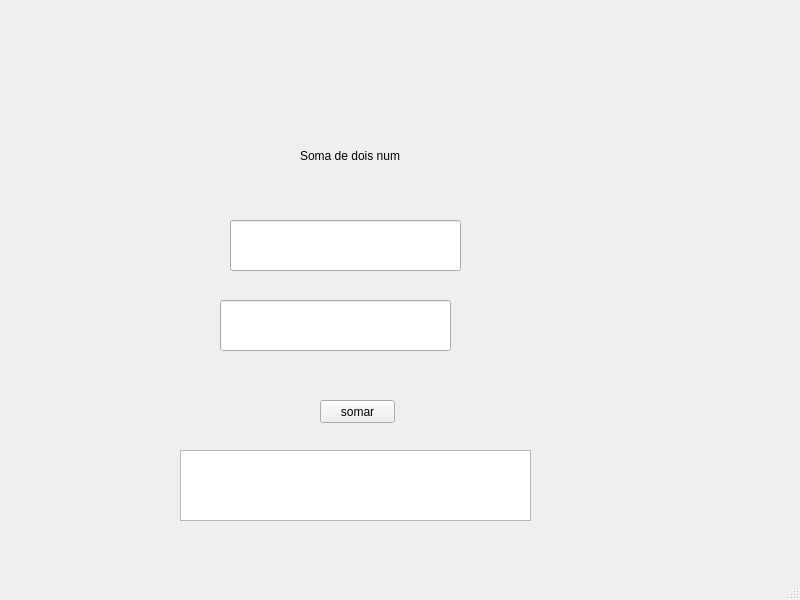
<?xml version="1.0" encoding="UTF-8"?>
<ui version="4.0">
 <class>MainWindow</class>
 <widget class="QMainWindow" name="MainWindow">
  <property name="geometry">
   <rect>
    <x>0</x>
    <y>0</y>
    <width>800</width>
    <height>600</height>
   </rect>
  </property>
  <property name="windowTitle">
   <string>MainWindow</string>
  </property>
  <widget class="QWidget" name="centralwidget">
   <widget class="QLabel" name="label">
    <property name="geometry">
     <rect>
      <x>300</x>
      <y>140</y>
      <width>101</width>
      <height>31</height>
     </rect>
    </property>
    <property name="text">
     <string>Soma de dois num</string>
    </property>
   </widget>
   <widget class="QPushButton" name="pushButton">
    <property name="geometry">
     <rect>
      <x>320</x>
      <y>400</y>
      <width>75</width>
      <height>23</height>
     </rect>
    </property>
    <property name="text">
     <string>somar</string>
    </property>
   </widget>
   <widget class="QTextEdit" name="label_resultado">
    <property name="geometry">
     <rect>
      <x>180</x>
      <y>450</y>
      <width>351</width>
      <height>71</height>
     </rect>
    </property>
    <property name="html">
     <string>&lt;!DOCTYPE HTML PUBLIC &quot;-//W3C//DTD HTML 4.0//EN&quot; &quot;http://www.w3.org/TR/REC-html40/strict.dtd&quot;&gt;
&lt;html&gt;&lt;head&gt;&lt;meta name=&quot;qrichtext&quot; content=&quot;1&quot; /&gt;&lt;style type=&quot;text/css&quot;&gt;
p, li { white-space: pre-wrap; }
&lt;/style&gt;&lt;/head&gt;&lt;body style=&quot; font-family:'MS Shell Dlg 2'; font-size:8.25pt; font-weight:400; font-style:normal;&quot;&gt;
&lt;p style=&quot;-qt-paragraph-type:empty; margin-top:0px; margin-bottom:0px; margin-left:0px; margin-right:0px; -qt-block-indent:0; text-indent:0px;&quot;&gt;&lt;br /&gt;&lt;/p&gt;&lt;/body&gt;&lt;/html&gt;</string>
    </property>
   </widget>
   <widget class="QLineEdit" name="lineEditnum1">
    <property name="geometry">
     <rect>
      <x>230</x>
      <y>220</y>
      <width>231</width>
      <height>51</height>
     </rect>
    </property>
   </widget>
   <widget class="QLineEdit" name="lineEditnum2">
    <property name="geometry">
     <rect>
      <x>220</x>
      <y>300</y>
      <width>231</width>
      <height>51</height>
     </rect>
    </property>
   </widget>
   <widget class="QLabel" name="label_2">
    <property name="geometry">
     <rect>
      <x>0</x>
      <y>0</y>
      <width>791</width>
      <height>581</height>
     </rect>
    </property>
    <property name="text">
     <string/>
    </property>
    <property name="pixmap">
     <pixmap>../../Captura de tela 2024-10-31 090757.png</pixmap>
    </property>
    <property name="scaledContents">
     <bool>true</bool>
    </property>
   </widget>
   <zorder>label_2</zorder>
   <zorder>label</zorder>
   <zorder>pushButton</zorder>
   <zorder>label_resultado</zorder>
   <zorder>lineEditnum1</zorder>
   <zorder>lineEditnum2</zorder>
  </widget>
  <widget class="QMenuBar" name="menubar">
   <property name="geometry">
    <rect>
     <x>0</x>
     <y>0</y>
     <width>800</width>
     <height>21</height>
    </rect>
   </property>
  </widget>
  <widget class="QStatusBar" name="statusbar"/>
 </widget>
 <resources/>
 <connections/>
</ui>
